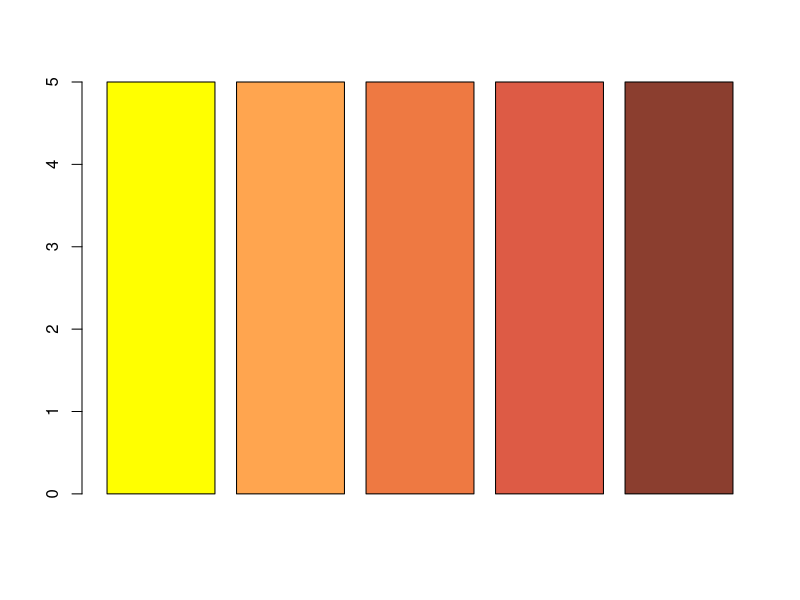

The R script that drew this image:
library(RColorBrewer)
#display.brewer.all(colorblindFriendly = TRUE)
#display.brewer.all()


#yearpublished & counts plot
myColors <- c("#FFFF00","#FFA54F","#EE7942","#DD5B45","#8B3E2F")
barplot(rep(length(myColors),length(myColors)), col=c(myColors));myColors
